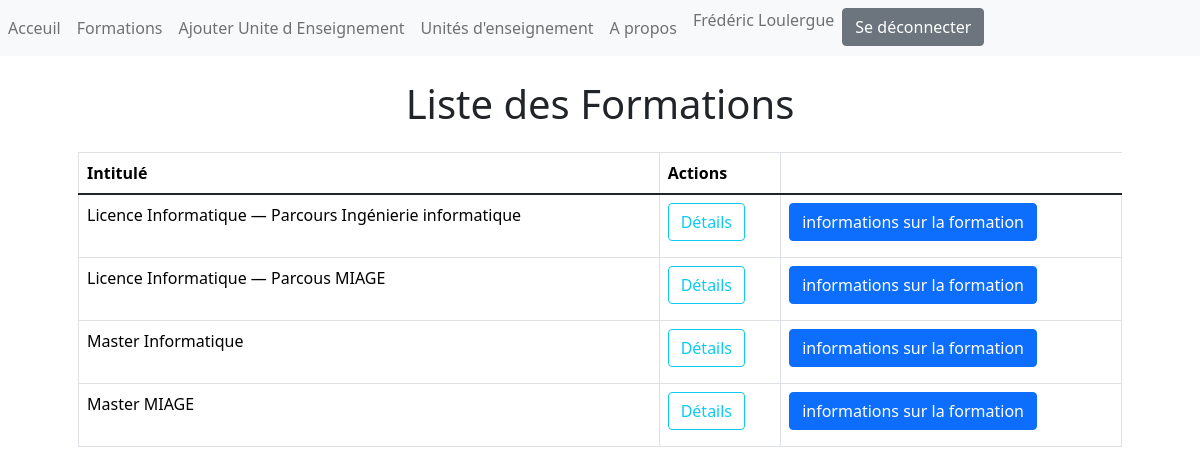
Screenshot of /all/ (signed in) with the database file from the repository.
### uo/models.py (models this page shows, shortened)
class Formation(models.Model):
    intitule = models.CharField(max_length=100)
    description = models.TextField()
    responsable = models.OneToOneField(User, on_delete=models.SET_NULL, null=True, blank=True, unique=True,related_name='formations_responsables')
    user = models.ForeignKey(User, on_delete=models.CASCADE, null=True)

### uo/views.py (the view)
# urls.py: path('all/',views.formation_all,name='formation_all'),
@login_required
def formation_all(request):
    formations = Formation.objects.all()
    return render(request, 'formation_all.html', {'formations': formations})

### uo/templates/formation_all.html (shortened to what this page needs)
{% extends 'menu.html' %}
{% block content %}
<body>
    <div class="container">
      <h1 class="text-center mb-4">Liste des Formations</h1>
      <table class="table table-hover table-bordered" >
         <thead>
            <tr>
                <th>Intitulé</th>
                <th>Actions</th>
            </tr>
         </thead>
            <tbody>
               {% for formation in formations %}
                   <tr>
                     <td>{{ formation.intitule }}</td>
                     <td> <a href="{% url 'formation_detail' formation.id %}" class="btn btn-outline-info mb-2">Détails</a></td>
                        <td>
                                <a href="{% url 'formation_responsable' n=formation.id %}" class="btn btn-primary">
                                    informations sur la formation
                                </a>
                        </td>
                    </tr>
              {% empty %}
                <tr>
                    <td colspan="3">Aucune formation trouvée.</td>
                </tr>
             {% endfor %}
            </tbody>
        </table>
    </div>
</body>
{% endblock %}

### uo/templates/menu.html (shortened to what this page needs)
<!DOCTYPE html>
<html lang="fr">
<head>
    {% load django_bootstrap5 %}
    {% bootstrap_css %}
    <link href="https://cdn.jsdelivr.net/npm/bootstrap@5.1.3/dist/css/bootstrap.min.css" rel="stylesheet">
</head>
<body>
    <nav class="navbar navbar-expand-lg navbar-light bg-light">
        <div class="collapse navbar-collapse" id="navbarNavDropdown">
          <ul class="navbar-nav">
            <li class="nav-item active">
              <a class="nav-link" href="{% url 'principale' %}">Acceuil</a>
            </li>
            <li class="nav-item">
              <a class="nav-link" href="{% url 'formation_all' %}">Formations</a>
            </li>
            <li class="dropdown-menu">
              <li><a class="nav-link" href="{% url 'ajouter_ue' %}">Ajouter Unite d Enseignement </a></li>
              <li><a class="nav-link" href="{% url 'ue_all' %}">Unités d'enseignement</a></li>
               <li class="nav-item">
                <a class="nav-link" href="{% url 'about' %}">A propos</a></li>
                {% if user.is_authenticated %}
                        <li class="nav-item">
                            <span class="navbar-text p-2">{{ user.username }}</span>
                        </li>
                        <li class="nav-item">
                            <form method="post" action="{% url 'logout' %}" class="d-inline">
                                <button type="submit" class="btn btn-secondary">Se déconnecter</button>
                            </form>
                        </li>
                    {% else %}
                        <li class="nav-item">
                            <a href="{% url 'login' %}" class="btn btn-secondary">Se connecter</a>
                        </li>
                {% endif %}
          </ul>
        </div>
      </nav>
    <div class="container mt-4">
      {% block content %}
      {% endblock %}
    </div>
</body>
</html>

### rows the page displays
Formation: intitule "Licence Informatique — Parcours Ingénierie informatique"
Formation: intitule "Licence Informatique — Parcous MIAGE"
Formation: intitule "Master Informatique"
Formation: intitule "Master MIAGE"

### other values shown
{{ user.username }} "Frédéric Loulergue"
